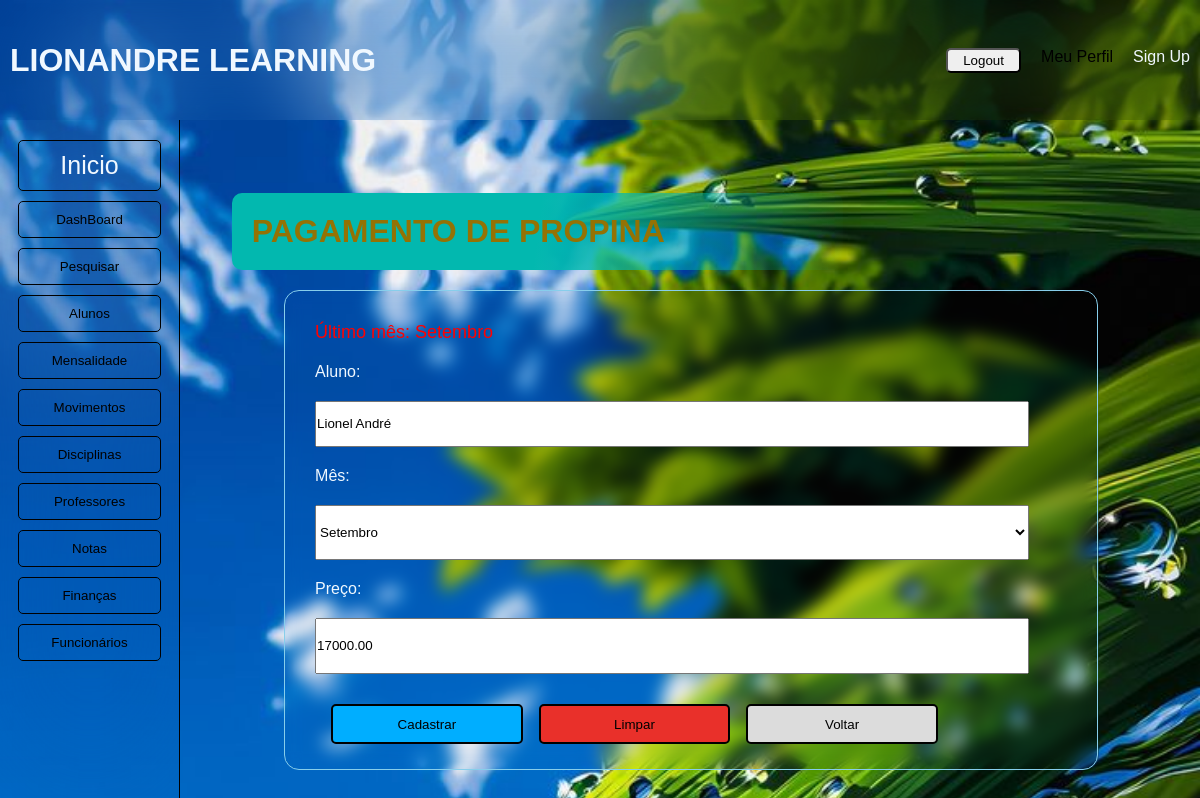
Screenshot of /propina/1 (signed in) with the database file from the repository.
### alunos/models.py (models this page shows, shortened)
class Propinas(models.Model):
    aluno = models.ForeignKey('Alunos', on_delete=models.SET_NULL, null = True)
    mes = models.CharField(max_length=50)
    preco = models.ForeignKey('Mensalidade', on_delete=models.SET_NULL, null = True)
    data_pagamento = models.DateTimeField(auto_now_add = True)

class Alunos(models.Model):
    Sexos = [
        ('M', 'Masculino'),
        ('F', 'Feminino'),
    ]
    Classes = [
        (10, '10ª Classe'),
        (11, '11ª Classe'),
        (12, '12ª Classe'),
        (13, '13ª Classe')
    ]
    Turnos = [
        ('Manhã', 'Turno da manhã'),
        ('Tarde', 'Turno da tarde'),
    ]
    Turmas = [
        ('A', 'Turma A'),
        ('B', 'Turma B'),
        ('C', 'Turma C'),
        ('D', 'Turma D'),
    ]
    nome = models.CharField(max_length = 255)
    data_nascimento = models.DateField()
    genero = models.CharField(max_length=5, choices=Sexos)
    tell = models.IntegerField()
    classe = models.IntegerField(choices=Classes)
    sala = models.ForeignKey('Salas', on_delete=models.SET_NULL, null=True, default=None)
    turno = models.CharField(max_length=10, choices=Turnos)
    curso = models.ForeignKey('Cursos', on_delete=models.SET_NULL, null=True, default=None)
    turma = models.CharField(max_length=5, choices=Turmas)
    matricula = models.DateTimeField(auto_now_add = True)
    update = models.DateTimeField(auto_now = True)
    def __str__(self):
        return self.nome

class Mensalidade(models.Model):
    Classes = [
        (10, '10ª Classe'),
        (11, '11ª Classe'),
        (12, '12ª Classe'),
        (13, '13ª Classe')
    ]
    curso = models.ForeignKey('Cursos', on_delete=models.SET_NULL, null=True, default=None)
    classe = models.IntegerField(choices=Classes)
    mensalidade = models.DecimalField(max_digits=10, decimal_places=2)
    registrada = models.DateTimeField(auto_now_add=True)

### alunos/views.py (the view)
# urls.py: path('propina/<int:id>', views.propina, name='propina'),
@login_required(login_url='/login/')
@permission_required('view_propina')
def propina(request, id):
    grupo_prof = Group.objects.get(id=4)
    group_auth = request.user.groups.first()
    if group_auth != grupo_prof:
        aluno = Alunos.objects.get(id=id)
        ultimo = Propinas.objects.filter(aluno = aluno).order_by('-id').first()
        mensal = Mensalidade.objects.filter(curso_id=aluno.curso_id, classe=aluno.classe).first()
        mensali = mensal
        return render(request, 'aluno/propina.html', {'aluno' : aluno, 'ultimo' : ultimo, 'mensali' : mensali})
    else:
         return HttpResponseForbidden('<h1>Apenas Funcionários Autorizados Podem prosseguir na Execução de Tal Acção</h1>')

### alunos/templates/aluno/propina.html (shortened to what this page needs)
{% extends 'aluno/layout/base.html' %}
{% block content %}
    <div class="page">
        <h1 style="color: rgb(148, 114, 4);">PAGAMENTO DE PROPINA</h1>
    </div>
    <form action="{% url 'pagar' %}" method="post" class="form" style="height: 60vh;">
        <p style="color: red; font-size: 18px;">Último mês: {% if ultimo %}
            {{ ultimo.mes }}
            {% else %}
            Nenhum
            {% endif %}
        </p>
        <label for="aluno">Aluno:</label>
        <input type="text" value="{{ aluno }}" style="height: 20vh;" readonly>
        <label for="mes">Mês:</label>
        <select name="mes" class="genero"  style="height: 25vh;">
            {% if ultimo %}
            <option value="">{{ ultimo.mes }}</option>
            {% endif %}
        </select>
        <label for="preco">Preço:</label>
        <input type="" name="preco" value="{{ mensali.mensalidade }}" style="height: 25vh;" readonly>
        <div class="btn-cadastra" style="height: 40%;">
            <button type="submit" id="btn-cada" style="background: rgb(0, 174, 255);">Cadastrar</button>
            <button type="reset" id="btn-cada" style="background: rgb(233, 48, 42);">Limpar</button>
            <button id="btn-cada" style="background: gainsboro;">
                <a href="{% url 'abaBusca' %}" style="color: black;">Voltar</a>
            </button>
        </div>
    </form>
{% endblock %}

### alunos/static/css/style.css (style rules this page uses)
* { margin: 0; padding: 0; box-sizing: border-box; text-decoration: none; list-style: none; font-family: 'Franklin Gothic Medium', 'Arial Narrow', Arial, sans-serif; }
body { background-image: url('img/background.jpg'); background-size: cover; background-repeat: no-repeat; }
.form { width: 80%; height: 80vh; backdrop-filter: blur(8px); display: flex; flex-direction: column; gap: 20px; padding: 3%; border: 1px solid skyblue ; border-radius: 15px; color: aliceblue; margin-bottom: 10px; transition: all 2.5s ease; }
.form input, select { width: 95%; height: 95%; transition: all 0.5s ease-in-out; }
.genero { width: 95%; height: 85%; }
.form button { width: 95%; height: 10%; margin-top: 10px; }
.btn-cadastra { display: flex; justify-content: space-evenly; width: 85%; height: 8%; }
#btn-cada { width: 30%; height: 90%; border: 2px solid black; border-radius: 5px; }
.page { width: 60%; background:linear-gradient(97deg, rgb(2, 184, 175), rgb(2, 184, 175), transparent) ; text-align: start; border-radius: 10px; align-self: start; margin: 20px 50px; padding: 20px; }

### rows the page displays
Propinas: mes "Setembro"
Alunos: nome "Lionel André"
Mensalidade: preco "17000.00"
